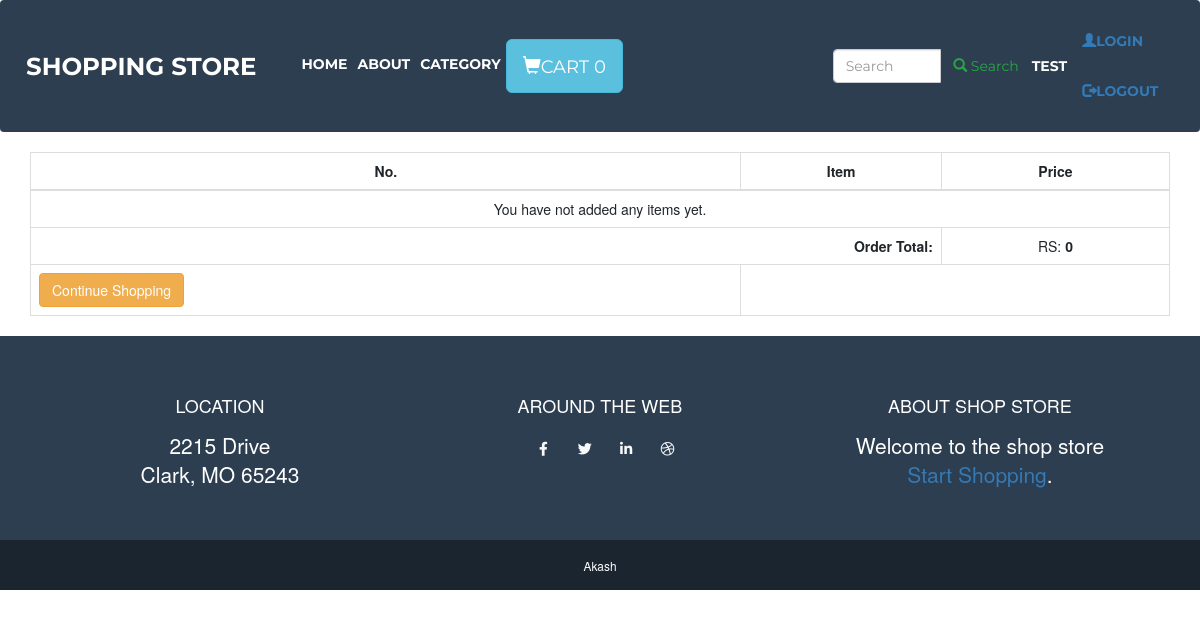
The app's page /cart/order-summary (signed in) with its own data.
### accounts/models.py (models this page shows, shortened)
class User(AbstractBaseUser):
    email       = models.EmailField(max_length=255, unique=True)
    username   = models.CharField(max_length=255, blank=True, null=True)
    first_name = models.CharField(max_length=30,
                                  help_text='First Name of the user.')
    last_name = models.CharField(max_length=30,
                                 help_text='Last Name of the user.')
    is_active   = models.BooleanField(default=True)
    staff       = models.BooleanField(default=False)
    admin       = models.BooleanField(default=False)
    timestamp   = models.DateTimeField(auto_now_add=True)
    USERNAME_FIELD = 'email'
    REQUIRED_FIELDS = ['username']
    objects = UserManager()

### cart/models.py (models this page shows, shortened)
class Order(models.Model):
    owner = models.ForeignKey(User,null=True,blank=True,on_delete=models.CASCADE)
    ref_code = models.CharField(max_length= 15)
    is_ordered = models.BooleanField(default= False)
    items = models.ManyToManyField(OrderItem)
    date_ordered = models.DateTimeField(auto_now_add=True)
    def get_cart_items(self):
        return self.items.all()
    def get_cart_total(self):
        return sum([item.product.price for item in self.items.all()])

### cart/views.py (the view)
# urls.py: path('order-summary', views.order_details, name="order_summary"),
@login_required(login_url='/accounts/login/')
def order_details(request, **kwargs):
    existing_order = get_user_pending_order(request)
    context = {
        'order': existing_order
    }
    return render(request, 'cart/home.html', context)

### cart/templatetags/add_tags.py (called while the page is built)
@register.simple_tag
def cart_item_count(user):
    try:
        count = Order.objects.filter(owner__username = user, is_ordered=False)[0].items.count()
        return count
    except:
        return 0

### cart/views.py (called while the page is built)
def get_user_pending_order(request):
    user_profile = get_object_or_404(User,pk= request.user.pk)
    order = Order.objects.filter(owner=user_profile, is_ordered=False)
    if order.exists():
        return order[0]
    return 0

### cart/templates/cart/home.html (shortened to what this page needs)
{% extends 'base/index.html' %} {% load static %} {% block pagecontent %}
{% load add_tags  %}
<div class="container">
        <div class="row">
            <table class="table table-hover table-bordered text-center">
                <thead>
                    <tr>
                        <th  style="text-align: center" scope="col">No.</th>
                        <th style="text-align: center" scope="col">Item</th>
                        <th style="text-align: center" scope="col">Price</th>
                    </tr>
                </thead>
                {% for item in order.get_cart_items %}
                <tr>
                    <td>{{ forloop.counter }}</td>
                    <td>
                        {{ item.product.title }}
                        <span class="pull-right">
                            <a href="{% url 'cart:delete_item' item.id %}"  class="text-danger" onclick="return myConfirm();">
                                <i class="fas fa-trash"></i>
                            </a>
                        </span>
                    </td>
                    <td>{{ item.product.price }}</td>
                </tr>
                {% empty %}
                <tr>
                    <td colspan=3> You have not added any items yet.</td>
                </tr>
                {% endfor %}
                <tr>
                    {% if order.get_cart_total != None %}
                    <td colspan=2>
                        <strong class="pull-right">Order Total:</strong>
                    </td>
                    <td colspan=1>
                        RS:
                        <strong>{{ order.get_cart_total }}</strong>
                    </td>
                    {% endif %}
                </tr>
                <tr>
                    <td colspan=1>
                        <a href="/" class="btn btn-warning pull-left">
                            {% if order %}Continue Shopping{% else %}Add Items to Cart {% endif %}
                        </a>
                    </td>
                    <td colspan=2>
                    </td>
                </tr>
            </table>
        </div>
</div>
{% endblock %}

### templates/base/index.html (shortened to what this page needs)
<!DOCTYPE html> {% load static %} {% load add_tags   %}
<html lang="en">
<head>
  <link href="{% static 'vendor/fontawesome-free/css/all.min.css' %}" rel="stylesheet" type="text/css">
  <link href="{% static  'css/freelancer.min.css' %}" rel="stylesheet">
  <link rel="stylesheet" href="https://maxcdn.bootstrapcdn.com/bootstrap/3.4.0/css/bootstrap.min.css">
</head>
<body id="page-top">
  <nav class="navbar navbar-expand-lg bg-secondary text-uppercase fixed-top" id="mainNav">
    <div class="container">
      <a class="navbar-brand js-scroll-trigger" href="{% url 'products:list' %}">Shopping Store</a>
      <div class="collapse navbar-collapse" id="navbarResponsive">
        <ul class="navbar-nav mr-auto">
          <li class="nav-item active">
            <a class="nav-link" href="{% url 'products:list' %}">Home
            </a>
          </li>
          <li class="nav-item">
            <a class="nav-link" href="{% url 'products:about' %}">About</a>
          </li>
          <li class="nav-item">
            <a class="nav-link" href="{% url 'category:category_list' %}">Category</a>
          </li>
          <li class="nav-item">
            <a href="{% url 'cart:order_summary' %}" class="btn btn-info btn-lg">
              <span class="glyphicon glyphicon-shopping-cart"></span>Cart {% cart_item_count request.user.username %}
            </a>
          </li>
        </ul>
      </div>
    </div>
    {% include 'search/search-form.html' %}
    {% if  request.user.is_authenticated %}
         <span style="color: white"> {{request.user.username}}</span>
    {% endif %}
    <ul class="nav navbar-nav navbar-right">
      <li>
              <a href="{% url 'accounts:login' %}">
                <span class="glyphicon glyphicon-user"></span>Login
              </a>
      </li>
      {% if  request.user.is_authenticated %}
      <li>
          <a href="{% url 'accounts:logout' %}">
              <span class="glyphicon glyphicon-log-out"></span>Logout
            </a>
      </li>
      {% endif %}
    </ul>
  </nav>
  {% block pagecontent %} {% endblock %}
  <footer class="footer text-center">
    <div class="container">
      <div class="row">
        <div class="col-lg-4 mb-5 mb-lg-0">
          <h4 class="text-uppercase mb-4">Location</h4>
          <p class="lead mb-0">2215  Drive
            <br>Clark, MO 65243</p>
        </div>
        <div class="col-lg-4 mb-5 mb-lg-0">
          <h4 class="text-uppercase mb-4">Around the Web</h4>
          <a class="btn btn-outline-light btn-social mx-1" href="#">
            <i class="fab fa-fw fa-facebook-f"></i>
          </a>
          <a class="btn btn-outline-light btn-social mx-1" href="#">
            <i class="fab fa-fw fa-twitter"></i>
          </a>
          <a class="btn btn-outline-light btn-social mx-1" href="#">
            <i class="fab fa-fw fa-linkedin-in"></i>
          </a>
          <a class="btn btn-outline-light btn-social mx-1" href="#">
            <i class="fab fa-fw fa-dribbble"></i>
          </a>
        </div>
        <div class="col-lg-4">
          <h4 class="text-uppercase mb-4">About shop Store</h4>
          <p class="lead mb-0">Welcome  to the shop store<br>
            <a href="#">Start Shopping</a>.</p>
        </div>
      </div>
    </div>
  </footer>
  <section class="copyright py-4 text-center text-white">
    <div class="container">
      <small>Akash </small>
    </div>
  </section>
</body>
</html>

### records on screen
User: username "0", user.username "TEST"
Order: get_cart_total "0"
